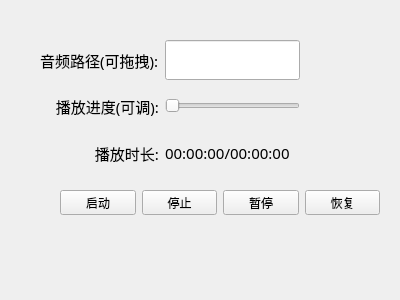
<?xml version="1.0" encoding="UTF-8"?>
<ui version="4.0">
 <class>widget</class>
 <widget class="QWidget" name="widget">
  <property name="geometry">
   <rect>
    <x>0</x>
    <y>0</y>
    <width>400</width>
    <height>300</height>
   </rect>
  </property>
  <property name="windowTitle">
   <string>widget</string>
  </property>
  <widget class="QWidget" name="layoutWidget">
   <property name="geometry">
    <rect>
     <x>40</x>
     <y>40</y>
     <width>260</width>
     <height>134</height>
    </rect>
   </property>
   <layout class="QGridLayout" name="gridLayout">
    <item row="2" column="1">
     <widget class="QLabel" name="label_duration">
      <property name="minimumSize">
       <size>
        <width>0</width>
        <height>40</height>
       </size>
      </property>
      <property name="font">
       <font>
        <family>微软雅黑</family>
        <pointsize>11</pointsize>
        <bold>false</bold>
       </font>
      </property>
      <property name="text">
       <string>00:00:00/00:00:00</string>
      </property>
     </widget>
    </item>
    <item row="0" column="1">
     <widget class="QLineEdit" name="line_audioPath">
      <property name="minimumSize">
       <size>
        <width>0</width>
        <height>40</height>
       </size>
      </property>
     </widget>
    </item>
    <item row="2" column="0">
     <widget class="QLabel" name="label_11">
      <property name="minimumSize">
       <size>
        <width>0</width>
        <height>40</height>
       </size>
      </property>
      <property name="font">
       <font>
        <family>微软雅黑</family>
        <pointsize>11</pointsize>
        <bold>false</bold>
       </font>
      </property>
      <property name="text">
       <string>播放时长:</string>
      </property>
      <property name="alignment">
       <set>Qt::AlignmentFlag::AlignRight|Qt::AlignmentFlag::AlignTrailing|Qt::AlignmentFlag::AlignVCenter</set>
      </property>
     </widget>
    </item>
    <item row="1" column="0">
     <widget class="QLabel" name="label_10">
      <property name="minimumSize">
       <size>
        <width>0</width>
        <height>40</height>
       </size>
      </property>
      <property name="font">
       <font>
        <family>微软雅黑</family>
        <pointsize>11</pointsize>
        <bold>false</bold>
       </font>
      </property>
      <property name="text">
       <string>播放进度(可调):</string>
      </property>
      <property name="alignment">
       <set>Qt::AlignmentFlag::AlignRight|Qt::AlignmentFlag::AlignTrailing|Qt::AlignmentFlag::AlignVCenter</set>
      </property>
     </widget>
    </item>
    <item row="0" column="0">
     <widget class="QLabel" name="label">
      <property name="minimumSize">
       <size>
        <width>0</width>
        <height>40</height>
       </size>
      </property>
      <property name="font">
       <font>
        <family>微软雅黑</family>
        <pointsize>11</pointsize>
        <bold>false</bold>
       </font>
      </property>
      <property name="text">
       <string>音频路径(可拖拽):</string>
      </property>
     </widget>
    </item>
    <item row="1" column="1">
     <widget class="QSlider" name="slider">
      <property name="minimumSize">
       <size>
        <width>0</width>
        <height>40</height>
       </size>
      </property>
      <property name="minimum">
       <number>0</number>
      </property>
      <property name="singleStep">
       <number>0</number>
      </property>
      <property name="pageStep">
       <number>0</number>
      </property>
      <property name="orientation">
       <enum>Qt::Orientation::Horizontal</enum>
      </property>
     </widget>
    </item>
   </layout>
  </widget>
  <widget class="QWidget" name="layoutWidget1">
   <property name="geometry">
    <rect>
     <x>60</x>
     <y>190</y>
     <width>320</width>
     <height>25</height>
    </rect>
   </property>
   <layout class="QHBoxLayout" name="horizontalLayout">
    <item>
     <widget class="QPushButton" name="btn_start">
      <property name="text">
       <string>启动</string>
      </property>
     </widget>
    </item>
    <item>
     <widget class="QPushButton" name="btn_stop">
      <property name="text">
       <string>停止</string>
      </property>
     </widget>
    </item>
    <item>
     <widget class="QPushButton" name="btn_pause">
      <property name="text">
       <string>暂停</string>
      </property>
     </widget>
    </item>
    <item>
     <widget class="QPushButton" name="btn_resume">
      <property name="text">
       <string>恢复</string>
      </property>
     </widget>
    </item>
   </layout>
  </widget>
 </widget>
 <resources/>
 <connections/>
</ui>
